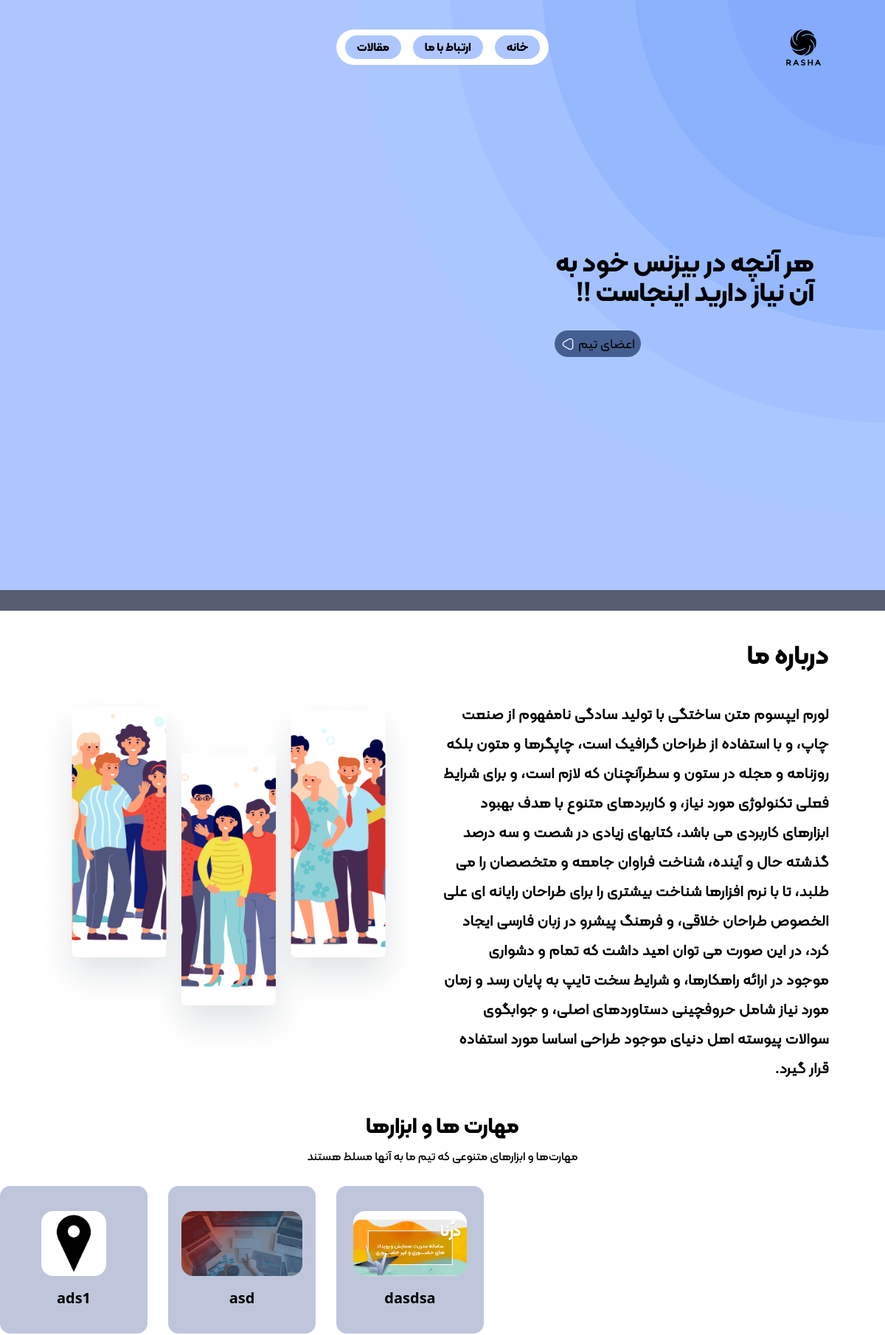
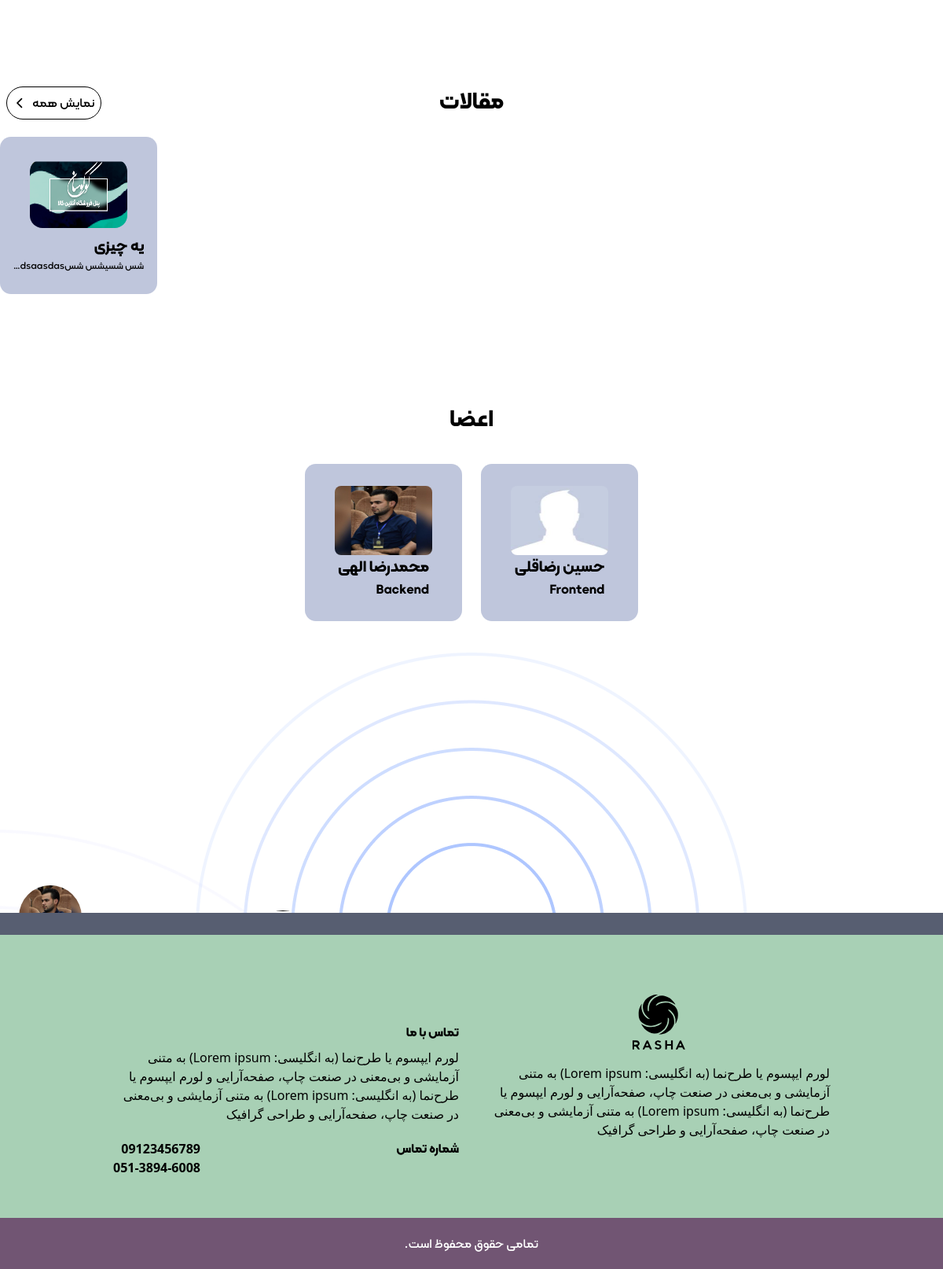
The page / on the database its author committed (2 pictures, top to bottom).
### core/models.py (models this page shows, shortened)
class FrontSetting(models.Model):
    about_us_text = models.TextField(blank=True, null=True)
    footer_text = models.TextField(blank=True, null=True)
    contact_us_footer = models.TextField(blank=True, null=True)
    phone_1 = models.CharField(max_length=20, blank=True, null=True)
    phone_2 = models.CharField(max_length=20, blank=True, null=True)

class Skill(models.Model):
    name = models.CharField(max_length=100)
    image = models.ImageField(upload_to='skills/')
    def get_image_url(self):
        if self.image:
            return self.image.url
        return None

class Profile(models.Model):
    GENDER_CHOICES = (
        ('M', 'آقا'),
        ('F', 'خانم'),
    )
    user = models.OneToOneField(User, on_delete=models.CASCADE)
    age = models.PositiveSmallIntegerField(default=0)
    full_name = models.CharField(max_length=100)
    gender = models.CharField(max_length=1, choices=GENDER_CHOICES)
    avatar = models.ImageField(upload_to='avatars/')
    bio = models.TextField()
    role = models.CharField(max_length=100)
    skills = models.ManyToManyField('Skill', blank=True, verbose_name="skills")
    def get_absolute_url(self):
        return reverse_lazy('core:user_detail', args=[str(self.user.username)])
    def get_image_url(self):
        if self.avatar:
            return self.avatar.url
        return None
    def __str__(self):
        return self.full_name

### blog/models.py (models this page shows, shortened)
class Post(models.Model):
    title = models.CharField(max_length=200)
    short_desc = models.CharField(max_length=200)
    image = models.ImageField(upload_to='posts/', null=True, blank=True)
    content = RichTextUploadingField()
    author = models.ForeignKey(Profile, on_delete=models.CASCADE)
    views = models.IntegerField(default=0)
    created = models.DateTimeField(auto_now_add=True)
    updated = models.DateTimeField(auto_now=True)
    def get_image_url(self):
        if self.image:
            return self.image.url
        return None
    def get_absolute_url(self):
        return reverse_lazy('blog:post_detail', args=[self.id,])

### core/views.py (the view)
# urls.py: path('', views.index, name='index'),
def index(request):
    profiles = Profile.objects.all()
    front_setting = FrontSetting.objects.first()
    skills = Skill.objects.all()
    posts = Post.objects.all()[:7]
    context = {
        'profiles': profiles,
        'front_setting': front_setting,
        'skills': skills,
        'posts': posts,
    }
    return render(request, 'index.html', context)

### templates/index.html (shortened to what this page needs)
<html lang="en">
{% load static %}
<head>
    <link href="{% static '' %}output.css" rel="stylesheet"/>
</head>
<body>
<div class="h-screen bg-head-custom font-[kalame-bold]">
    <img class="absolute top-0 right-0" src="{% static '' %}assets/images/headbg.png" alt="">
    <div class="flex flex-row px-4 py-3 sm:flex-row sm:items-center rtl-grid sm:justify-center sm:h-32">
        <img class="custom-top-10 w-28 absolute left-1/2 center-cx sm:right-0 sm:left-auto sm:top-3"
             src="{% static '' %}assets/images/mainlogo.svg" alt="">
        <div id="listNavbar" class="hidden z-0 sm:flex bg-white px-3 py-2 rounded-3xl gap-4 rtl-grid">
            <a class="px-4 py-1 rounded-3xl bg-head-custom" href="/">خانه</a>
            <a class="px-4 py-1 rounded-3xl bg-head-custom" href="{% url 'core:contact_us' %}">ارتباط با ما</a>
            <a class="px-4 py-1 rounded-3xl bg-head-custom" href="#blogs">مقالات</a>
        </div>
    </div>
    <div class="absolute max-[1200px]:w-96 top-80 p-4 text-4xl right-20 max-[850px]:right-0 max-[850px]:text-2xl">
        <h1 class="text-black rtl-grid">هر آنچه در بیزنس خود به آن نیاز دارید اینجاست !!</h1>
        <div
                class="flex items-center justify-start font-[kalame-regular] flex-row-reverse gap-1 bg-button w-fit p-1 px-2 rounded-full mt-8">
            <a class="text-lg" href="#">اعضای تیم</a>
            <img src="{% static '' %}assets/images/play.png" alt="play">
        </div>
    </div>
    <div class="max-[850px]:w-80 w-custom400 absolute bottom-0 max-[850px]:-bottom-60">
        <div class="relative">
            <div class="absolute c-bottom-head h-full w-full">
                <a class="absolute max-[850px]:top-6 top-28 left-6 max-[850px]:left-10"
                   href="{{ profiles.0.get_absolute_url }}"><img
                    <p class="text-center">{{ profiles.0 }}</p>
                </a>
                <a class=" absolute max-[850px]:top-32 c-top-pos370 left-14 max-[850px]:left-56"
                   href="{{ profiles.1.get_absolute_url }}"><img
                    <p class="text-center">{{ profiles.1 }}</p>
                </a>
                <a class=" absolute max-[850px]:top-52 top-36 left-80 max-[850px]:left-12"
                   href="{{ profiles.2.get_absolute_url }}"><img
                </a>
                <a class="absolute max-[850px]:top-32 top-80 left-56 max-[850px]:left-32"
                   href="{{ profiles.3.get_absolute_url }}"><img
                </a>
                <a class="absolute max-[850px]:top-64 c-top-pos370 left-96 max-[850px]:left-56"
                   href="{{ profiles.4.get_absolute_url }}"><img
                </a>
            </div>
        </div>
    </div>
</div>
<div>
    <div class="h-7 bg-line-custom"></div>
    <div class="flex flex-col">
        <div class="flex flex-col lg:flex-row lg:justify-center lg:items-center lg:mx-12">
            <div class="mt-14 lg:basis-1/2">
                <img src="{% static '' %}assets/images/bgaboutus.png" alt="aboutus"/>
            </div>
            <div class="mx-7 lg:basis-1/2">
                <div class="rtl-grid">
                    <div class="font-bold text-2xl ps-0 p-2 lg:p-10 lg:ps-0">
                        <h2 class="font-[kalame-bold] lg:text-4xl">درباره ما</h2>
                    </div>
                    <div
                            class="font-[kalame-medium] font-black pb-4 lg:text-xl lg:font-[kalame-regular] leading-8 lg:leading-[40px] lg:tracking-wide">
                        {{ front_setting.about_us_text|linebreaks }}
                    </div>
                </div>
            </div>
        </div>
        <div class="flex justify-center flex-col pt-6 rtl-grid">
            <div>
                <h3 class="font-[kalame-bold] text-xl text-center mb-3 lg:text-3xl">
                    مهارت ها و ابزارها
                </h3>
            </div>
            <div>
                <p class="font-[kalame-medium] text-sm text-center lg:text-base">
                    مهارت‌ها و ابزارهای متنوعی که تیم ما به آنها مسلط هستند
                </p>
            </div>
        </div>
        <div class="flex flex-row lg:gap-7 gap-3 overflow-scroll overflow-y-hidden mt-7 lg:pb-4">
            {% for skill in skills %}
                <div
                        class="h-[148px] min-w-[148px] bg-[#BFC6DC] flex flex-col justify-center items-center rounded-1xl lg:min-w-[200px] lg:min-h-[200px]">
                    <div class="">
                        <img class="h-[57px] lg:h-[88px] rounded-2xl"
                             src="{{ skill.get_image_url }}"
                             alt=""/>
                    </div>
                    <p class="text-base mt-4 font-bold lg:text-xl">{{ skill.name }}</p>
                </div>
            {% endfor %}
        </div>
        <div class="flex justify-center flex-row lg:pt-24 pt-16 rtl-grid"  id="blogs">
            <div>
                <h3 class="font-[kalame-bold] text-xl text-center lg:text-3xl">
                    مقالات
                </h3>
            </div>
            <a href="{% url 'blog:home' %}">
                <div
                        class="flex flex-row justify-center items-center border-black rounded-3xl border absolute left-2 p-1">
                    <div class="flex justify-center items-center">
                        <p class="p-1 font-[kalame-medium]">نمایش همه</p>
                    </div>
                    <div class="p-1">
                        <img class="" src="{% static '' %}assets/images/icons/back_arrow.svg" alt=""/>
                    </div>
                </div>
            </a>
        </div>
        <div
                class="flex flex-row lg:gap-6 gap-3 overflow-scroll overflow-y-hidden my-7 font-[kalame-medium] lg:pb-4">
            {% for post in posts %}
                <div
                        class="h-[148px] min-w-[148px] bg-[#BFC6DC] flex flex-col justify-center items-center rounded-1xl lg:min-w-[200px] lg:min-h-[200px]">
                    <div class="p-2">
                        <img class="h-[82px] w-[124px] lg:h-[88px] rounded-2xl"
                             src="{{post.get_image_url}}"
                             alt="{{ post.title }}"/>
                    </div>
                    <div class="rtl-grid px-2 pb-2">
                        <a href="{{ post.get_absolute_url }}"><p class="text-base font-bold lg:text-xl">{{ post.title }}</p></a>
                        <p class="text-xs whitespace-nowrap mt-1">
                            {{ post.short_desc|truncatechars:20 }}
                        </p>
                    </div>
                </div>
            {% endfor %}
        </div>
        <div class="pt-16 lg:pt-24">
            <div>
                <h3 class="font-[kalame-bold] text-xl text-center lg:text-3xl pb-10">
                    اعضا
                </h3>
            </div>
            <div class="flex flex-wrap gap-2 lg:gap-6 px-7 justify-center font-[kalame-bold] ">
                {% for profile in profiles %}
                <div
                        class="h-[148px] min-w-[148px] bg-[#BFC6DC] flex flex-col justify-center   items-center rounded-1xl lg:min-w-[200px] lg:min-h-[200px]">
                    <div class="">
                        <img class="h-[82px] w-[124px] lg:h-[88px] rounded-lg"
                             src="{{profile.get_image_url}}"
                             alt=""/>
                    </div>
                    <div class="rtl-grid px-2">
                        <a href="{{ profile.get_absolute_url }}"><p class="text-base font-bold lg:text-xl">{{ profile.full_name}}</p></a>
                        <p class="text-base font-bold whitespace-nowrap mt-1">
                            {{ profile.role }}
                        </p>
                    </div>
                </div>
                {% endfor %}
            </div>
        </div>
        <div class="flex justify-center relative pt-10">
            <div class="absolute top-1/2 rtl-grid">
            <div class=" h-7 bg-line-custom"></div>
           {% include 'partials/footer.html' %}
        </div>
    </div>
</div>
</div>
</body>
</html>

### templates/partials/footer.html
{% load static %}
 <div class="bg-footer  flex flex-col lg:flex-row lg:gap-8 lg:py-9 lg:px-36  justify-center px-7 rtl-grid ">
                <div class="lg:basis-1/2">
                    <div class="flex justify-center items-center">
                        <img class="h-32 lg:h-40 " src="{% static '' %}assets/images/mainlogo.svg" alt=""/>
                    </div>
                    <div class="pb-8 lg:relative lg:-top-8   ">
                        <p class="font-[kalame-regular] ">
                            {{ front_setting.footer_text|linebreaks }}
                        </p>
                    </div>
                </div>
                <div class="lg:basis-1/2 lg:pt-8  lg:relative lg:top-11">
                    <div class=" ">
                        <div>
                            <h3 class="font-[kalame-bold] font-bold pb-2 ">تماس با ما</h3>
                        </div>
                        <div>
                            <p class="font-[kalame-regular]">
                                {{ front_setting.contact_us_footer|linebreaks }}
                            </p>
                        </div>
                    </div>
                    <div class="flex flex-row  justify-between items-center py-10 lg:py-5  lg:items-start">
                        <div>
                            <h3 class="font-[kalame-bold]  font-bold  "> شماره تماس </h3>
                        </div>
                        <div>
                            <p class="font-bold">{{ front_setting.phone_1 }}</p>
                            <p class="font-bold">{{ front_setting.phone_2 }}</p>
                        </div>
                    </div>
                </div>
            </div>
            <div class="bg-line-footer h-[65px]  flex justify-center items-center ">
                <p class="font-[kalame-medium] text-white text-base rtl-grid">تمامی حقوق محفوظ است.</p>
            </div>

### rows shown on the page
FrontSetting: about_us_text "لورم ایپسوم متن ساختگی با تولید سادگی نامفهوم از صنعت چاپ، و با استفاده از طراحان گرافیک است، چاپگرها و متون بلکه روزنامه و مجله در ستون و سطرآنچنان که لازم است، و برای شرایط فعلی تکنولوژی مورد نیاز، و کاربردهای متنوع با هدف بهبود ابزارهای کاربردی می باشد، کتابهای زیادی در شصت و سه درصد گذشته حال و آینده، شناخت فراوان جامعه و متخصصان را می طلبد، تا با نرم افزارها شناخت بیشتری را برای طراحان رایانه ای علی الخصوص طراحان خلاقی، و فرهنگ پیشرو در زبان فارسی ایجاد کرد، در این صورت می توان امید داشت که تمام و دشواری موجود در ارائه راهکارها، و شرایط سخت تایپ به پایان رسد و زمان مورد نیاز شامل حروفچینی دستاوردهای اصلی، و جوابگوی سوالات پیوسته اهل دنیای موجود طراحی اساسا مورد استفاده قرار گیرد.", footer_text "لورم ایپسوم یا طرح‌نما (به انگلیسی: Lorem ipsum) به متنی آزمایشی و بی‌معنی در صنعت چاپ، صفحه‌آرایی و لورم ایپسوم یا طرح‌نما (به انگلیسی: Lorem ipsum) به متنی آزمایشی و بی‌معنی در صنعت چاپ، صفحه‌آرایی و طراحی گرافیک", contact_us_footer "لورم ایپسوم یا طرح‌نما (به انگلیسی: Lorem ipsum) به متنی آزمایشی و بی‌معنی در صنعت چاپ، صفحه‌آرایی و لورم ایپسوم یا طرح‌نما (به انگلیسی: Lorem ipsum) به متنی آزمایشی و بی‌معنی در صنعت چاپ، صفحه‌آرایی و طراحی گرافیک", phone_1 "09123456789", phone_2 "051-3894-6008"
Skill: get_image_url (picture), name "ads1"
Skill: get_image_url (picture), name "asd"
Skill: get_image_url (picture), name "dasdsa"
Post: get_image_url (picture), title "یه چیزی", short_desc "شس شسیشس شسdsaasdas…"
Profile: get_image_url (picture), full_name "محمدرضا الهی", role "Backend"
Profile: get_image_url (placeholder picture), full_name "حسین رضاقلی", role "Frontend"
